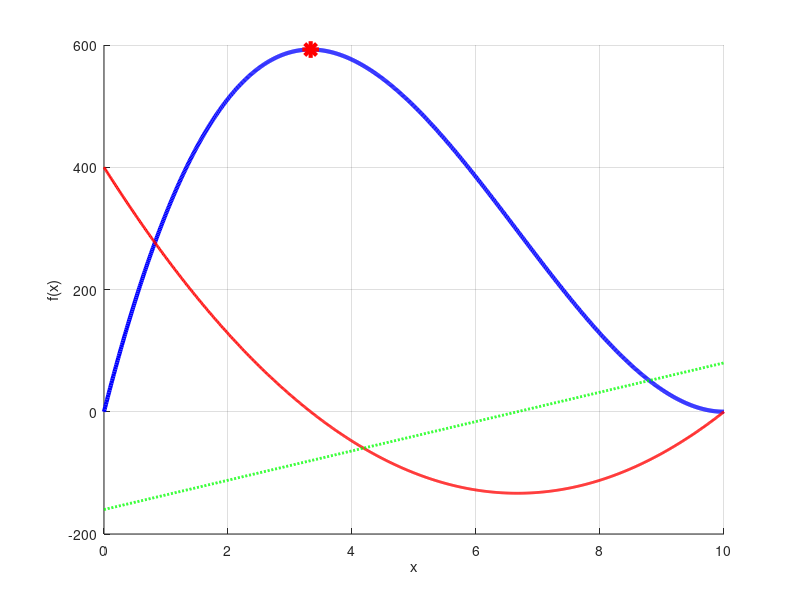

Here is the MATLAB script that generated this plot:
%clear all
close all
clc

f = @(x) 4*x.^3 - 80*x.^2 + 400*x;
fp = @(x) 12*x.^2 - 160*x + 400;
fpp = @(x) 24*x -160;

limiteInferior = 0;
limiteSuperior = 10;
xi = 2;
valorInicial = xi;
n = 10;

for i = 1 : n
   %Plot_2D(fp,xi,limiteInferior,limiteSuperior) %Gráfica
   if fpp(xi) ~= 0
    xi = xi - (fp(xi)/fpp(xi));
   end
end

%Desplegar gráfica
figure
hold on
grid on

xp = limiteInferior:0.01:limiteSuperior;
plot(xp,f(xp),'b-','LineWidth',3,'MarkerSize',12)
plot(xp,fp(xp),'r-','LineWidth',2,'MarkerSize',12);
plot(xp,fpp(xp),'g:','LineWidth',2,'MarkerSize',12);
plot(xi,f(xi),'*r','LineWidth',3,'MarkerSize',12);
xlabel('x')
ylabel('f(x)')

%Resultados
disp(['Valor inicial: ' num2str(valorInicial)])
disp(['Raíz en la f''(x): x = ' num2str(xi)])
if fpp(xi) >= 0
    disp(['Minímo en ' num2str(xi)])
else
    disp(['Máximo en ' num2str(xi)])
end

function Plot_2D(f,x, limiteInferior, limiteSuperior)
    cla
    hold on
    grid on

    xp = limiteInferior:0.01:limiteSuperior;
    plot(xp,f(xp),'b-','LineWidth',3,'MarkerSize',12)
    plot(x,f(x),'*r','LineWidth',3,'MarkerSize',12);

    xlabel('x')
    ylabel('f(x)')

    pause(0.5)
end
